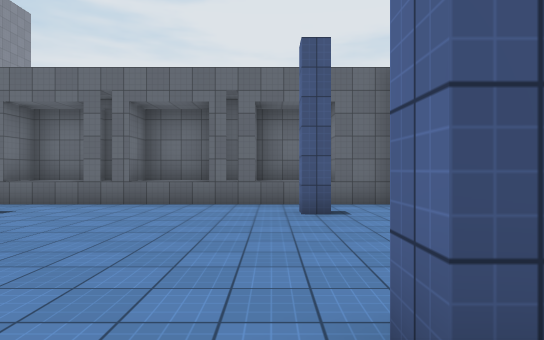
view 1 (above)

19 first-person views from a walk through a scene from a Unity 3-D project. The camera is 1.5 m above the floor, looks level and sees 75° across. The floor is counted in squares, 2 m on a side. Each view is taken from the middle of a square. On the plan, view 1 faces up. The plan holds only what a view shows up to about 11 squares ahead; the rest is blank. The place goes on beyond the plan. Door leaves are left out, so doorways stand open. Surface patterns are stand-ins for the level's own textures.

view 2
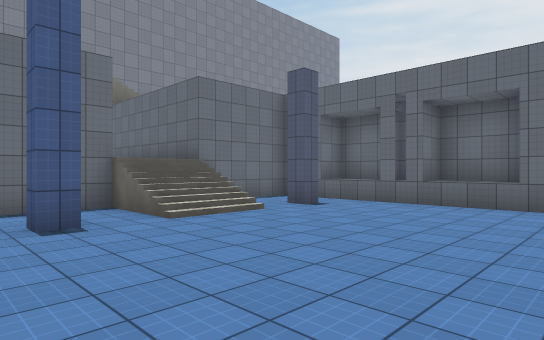

view 3
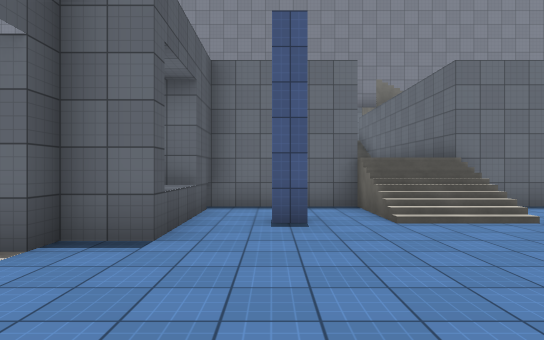

view 4
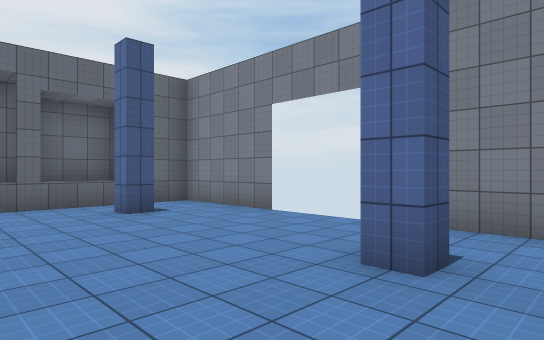

view 5
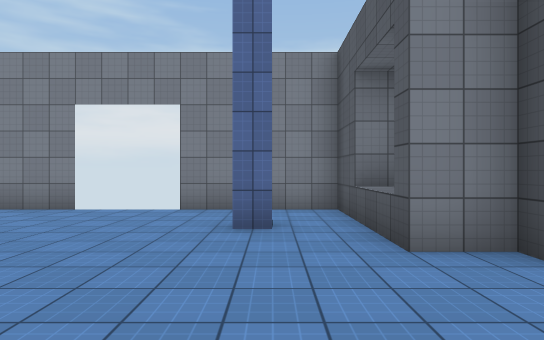

view 6
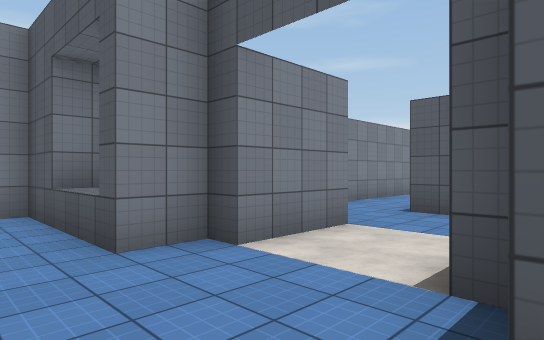

view 7
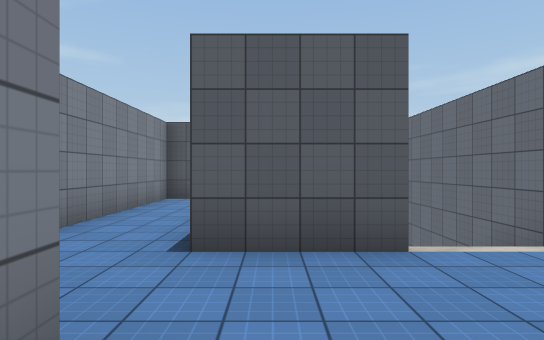

view 8
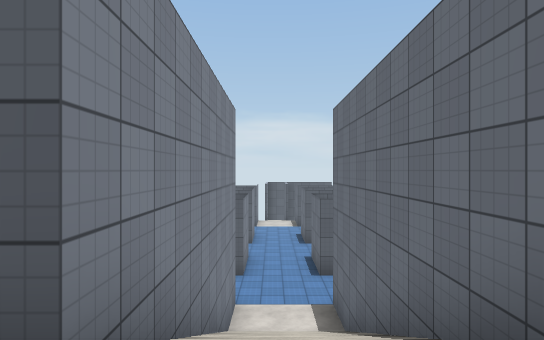

view 9
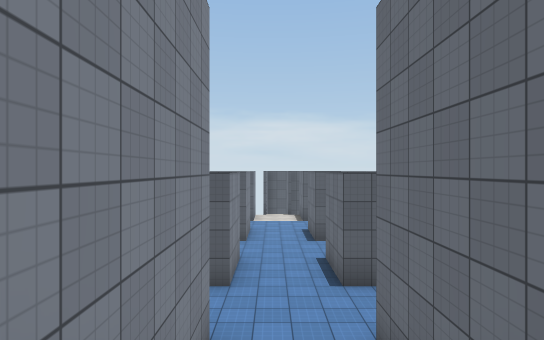

view 10
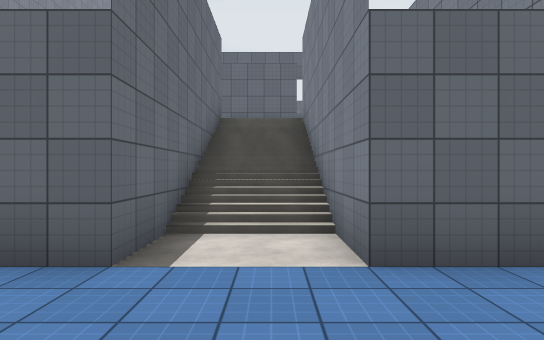

view 11
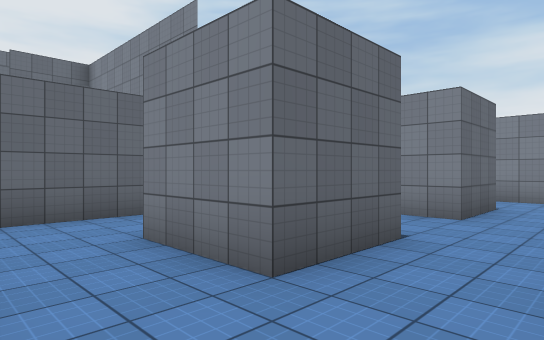

view 12
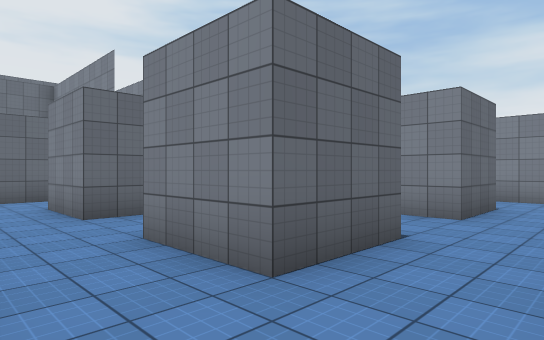

view 13
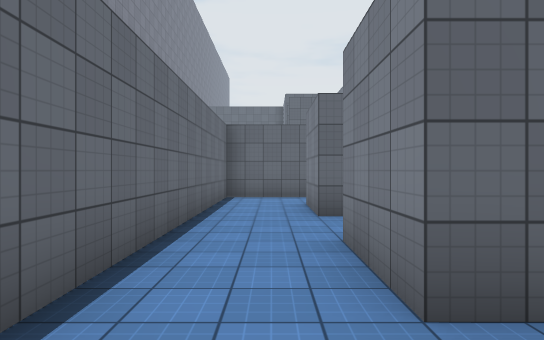

view 14
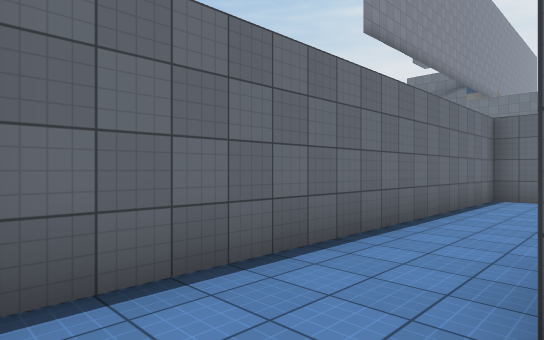

view 15
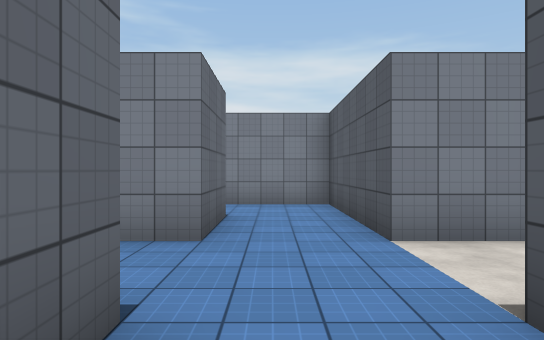

view 16
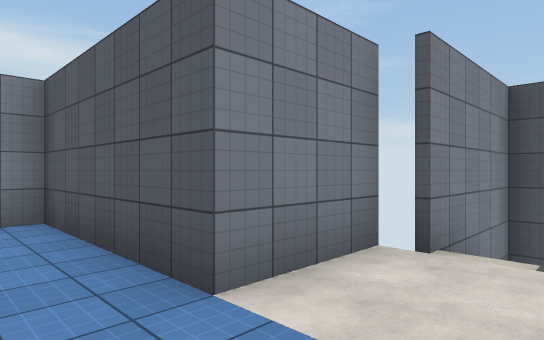

view 17
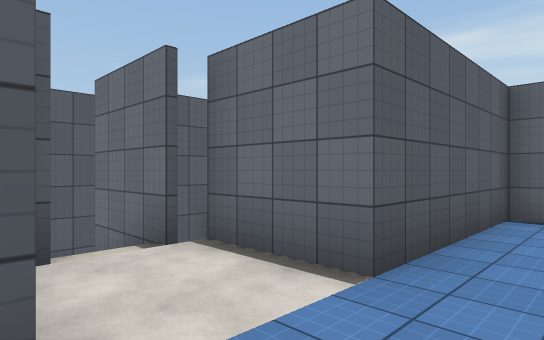

view 18
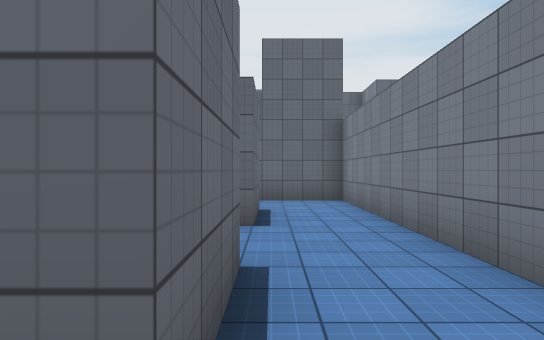

view 19
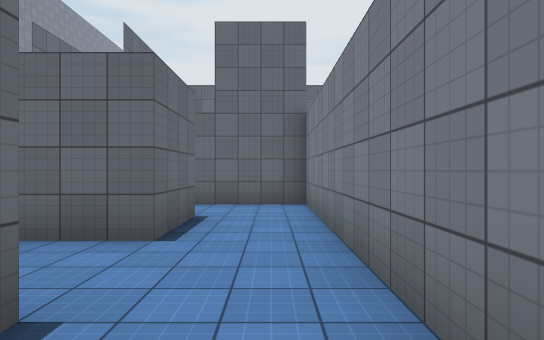

### Floor plan
Key: @ floor where view 1 was taken; # wall or solid block; . main floor; - floor 4 m lower than the main floor; _ floor 6 m lower than the main floor; / step, stairs or slope; D open door; ^ raised ledge.
Columns run from 12 left of view 1 to 3 right of it. Each row starts with its distance up from view 1.
  9       #^^^^^^^
  8     ###^#^^^^^##
  7     #..........#
  6     #..#.....#.#
  5  ####..........
  4      D//.......D
  3      D//.......D
  2     #..........#
  1     #..#.....#.#
  0     #.......@..#
 -1     #####DD.####
 -2       ###..##
 -3       ###..#
 -4         ....
 -5       /......
 -6       #//##..#
 -7       #//# ..#
 -8       #//# ..#
 -9       #//##DD#
-10 #     #//#  .#
-11 # #####--#####
-12   #----------#
-13   #----------#
-14   #--##--##--#
-15   #--##--##--#
-16   #----------#
-17   #----------#
-18   #--##--##--#
-19   #--##--##--#
-20   #----------#
-21   #----------#
-22   ######-#####
-23        DD#
-24        #/#
-25        #/#
-26        /_#
-27        ##

Positions as (right, up) in squares from view 1, and headings:
1: (0, 0), facing up
2: (0, 0), facing up-left
3: (0, 1), facing left
4: (-2, 0), facing up-right
5: (-4, 1), facing right
6: (-4, 1), facing down-right
7: (-2, -2), facing down
8: (-4, -4), facing down
9: (-4, -7), facing down
10: (-4, -14), facing up
11: (-9, -17), facing up-right
12: (-9, -21), facing up-right
13: (-8, -21), facing up
14: (-7, -21), facing up-left
15: (-7, -20), facing right
16: (-5, -20), facing down-right
17: (-3, -20), facing down-left
18: (-1, -20), facing up
19: (0, -19), facing up
